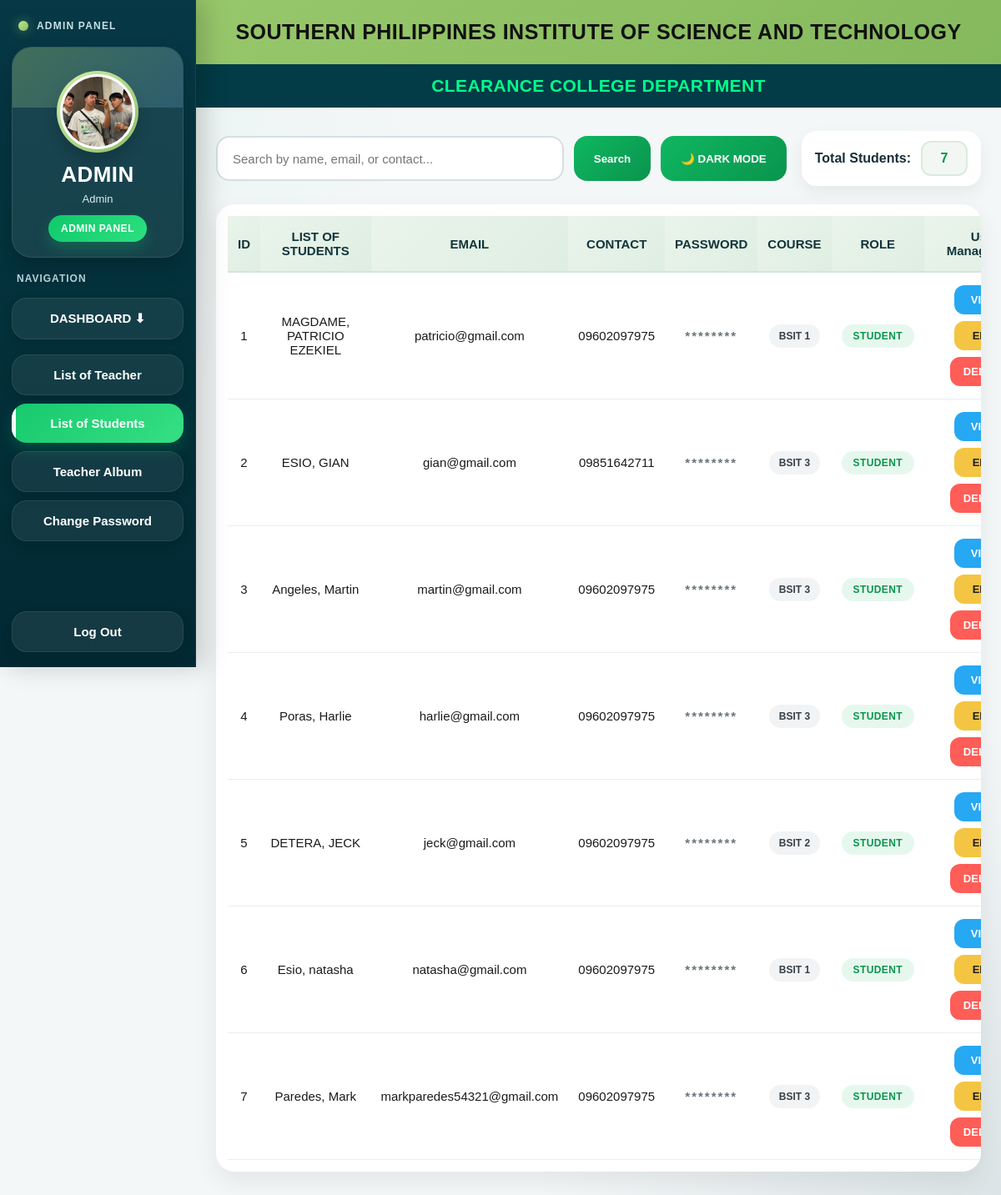
/clearance_system/dashboard/admin.php (signed in), run on the app's committed database.
### tables this page shows
CREATE TABLE `users` (
  `id` int(11) NOT NULL,
  `firstname` varchar(100) DEFAULT NULL,
  `lastname` varchar(100) DEFAULT NULL,
  `email` varchar(100) DEFAULT NULL,
  `contact_number` varchar(20) DEFAULT NULL,
  `password` varchar(255) DEFAULT NULL,
  `role` enum('student','teacher') DEFAULT NULL,
  `course` varchar(50) DEFAULT NULL,
  `profile_photo` varchar(255) DEFAULT NULL,
  `is_deleted` tinyint(1) NOT NULL DEFAULT 0,
  `deleted_at` datetime DEFAULT NULL
);

### clearance_system/dashboard/admin.php (the view, shortened to what this page needs)
<?php
include("../config/db.php");
$search = isset($_GET['search']) ? trim($_GET['search']) : '';
$courseFilter = isset($_GET['course']) ? trim($_GET['course']) : '';
$viewRole = isset($_GET['view']) ? trim($_GET['view']) : 'students';
$current_page = basename($_SERVER['PHP_SELF']);
$sql = "SELECT * FROM users WHERE 1=1";
if ($viewRole === 'students') {
    $sql .= " AND role = 'student'";
} elseif ($viewRole === 'teachers') {
    $sql .= " AND role = 'teacher'";
}
$sql .= " ORDER BY id DESC";
$stmt = $conn->prepare($sql);
$stmt->execute();
$result = $stmt->get_result();
$totalStudentsQuery = $conn->query("SELECT COUNT(*) as total FROM users WHERE role='student'");
$totalStudents = $totalStudentsQuery->fetch_assoc()['total'];
$totalTeachersQuery = $conn->query("SELECT COUNT(*) as total FROM users WHERE role='teacher'");
$totalTeachers = $totalTeachersQuery->fetch_assoc()['total'];
$adminName = isset($_SESSION['name']) && !empty($_SESSION['name']) ? $_SESSION['name'] : 'Administrator';
$default_admin_photo = "../assets/southern.png";
$admin_photo = $default_admin_photo;
$admin_id = isset($_SESSION['user_id']) ? intval($_SESSION['user_id']) : 0;
if ($admin_id > 0) {
    $admin_stmt = $conn->prepare("SELECT profile_photo FROM admin WHERE id = ?");
    $admin_stmt->bind_param("i", $admin_id);
    $admin_stmt->execute();
    $admin_data = $admin_stmt->get_result()->fetch_assoc();
    if ($admin_data && !empty($admin_data['profile_photo']) && file_exists("../assets/uploads/admin/" . $admin_data['profile_photo'])) {
        $admin_photo = "../assets/uploads/admin/" . $admin_data['profile_photo'];
    }
}
?>
<!DOCTYPE html>
<html lang="en">
<head>
</head>
<body>
<div class="admin-wrapper">
    <div class="sidebar">
        <div class="sidebar-top">
            <div class="brand-mini">
                <span class="brand-dot"></span>
                <span class="brand-text">Admin Panel</span>
            </div>
            <div class="profile-box">
                <div class="profile-icon-wrap">
                    <img src="<?php echo $admin_photo; ?>" alt="Admin Profile" class="profile-icon" onerror="this.src='../assets/southern.png';">
                </div>
                <h3>ADMIN</h3>
                <p><?php echo htmlspecialchars($adminName); ?></p>
                <div class="admin-badge">ADMIN PANEL</div>
            </div>
            <div class="menu-label">Navigation</div>
            <div class="dropdown">
                <button
                    type="button"
                    class="dropdown-btn <?php echo ($viewRole === 'students' && !empty($courseFilter)) ? 'active' : ''; ?>"
                    onclick="toggleDropdown()"
                >
                    <span>DASHBOARD ⬇</span>
                </button>
            </div>
            <div class="nav-group">
                <a class="side-btn <?php echo ($viewRole === 'teachers') ? 'active' : ''; ?>" href="admin.php?view=teachers">
                    <span>List of Teacher</span>
                </a>
                <a class="side-btn <?php echo ($viewRole === 'students' && empty($courseFilter)) ? 'active' : ''; ?>" href="admin.php?view=students">
                    <span>List of Students</span>
                </a>
                <a class="side-btn <?php echo ($current_page === 'admin_teacher_album.php') ? 'active' : ''; ?>" href="admin_teacher_album.php">
                    <span>Teacher Album</span>
                </a>
                <a class="side-btn <?php echo ($current_page === 'admin_change_password.php') ? 'active' : ''; ?>" href="admin_change_password.php">
                    <span>Change Password</span>
                </a>
            </div>
        </div>
        <div class="sidebar-bottom">
            <a class="side-btn logout-btn" href="../auth/logout.php">
                <span>Log Out</span>
            </a>
        </div>
    </div>
    <div class="main-content">
        <div class="top-header">SOUTHERN PHILIPPINES INSTITUTE OF SCIENCE AND TECHNOLOGY</div>
        <div class="sub-header">CLEARANCE COLLEGE DEPARTMENT</div>
        <div class="content-area">
            <div class="top-controls">
                <form method="GET" action="admin.php" class="search-form">
                    <input
                        type="text"
                        name="search"
                        placeholder="Search by name, email, or contact..."
                        value="<?php echo htmlspecialchars($search); ?>"
                    >
                    <button type="submit">Search</button>
                    <button type="button" class="darkmode-toggle" id="darkModeToggle" onclick="toggleDarkMode()">🌙 DARK MODE</button>
                </form>
                <div class="totals-box">
                    <?php if ($viewRole === 'students'): ?>
                        <span>
                            Total Students<?php echo !empty($courseFilter) ? " (" . htmlspecialchars($courseFilter) . ")" : ""; ?>:
                        </span>
                        <div class="count">
                            <?php
                            if (!empty($courseFilter)) {
                                $countStmt = $conn->prepare("SELECT COUNT(*) as total FROM users WHERE role='student' AND course=?");
                                $countStmt->bind_param("s", $courseFilter);
                                $countStmt->execute();
                                $countRes = $countStmt->get_result()->fetch_assoc();
                                echo $countRes['total'];
                            } else {
                                echo $totalStudents;
                            }
                            ?>
                        </div>
                    <?php else: ?>
                        <span>Total Teachers:</span>
                        <div class="count"><?php echo $totalTeachers; ?></div>
                    <?php endif; ?>
                </div>
            </div>
            <div class="table-wrap">
                <table>
                    <thead>
                        <tr>
                            <th>ID</th>
                            <th>LIST OF <?php echo ($viewRole === 'students') ? 'STUDENTS' : 'TEACHERS'; ?></th>
                            <th>EMAIL</th>
                            <th>CONTACT</th>
                            <th>PASSWORD</th>
                            <?php if ($viewRole === 'students'): ?>
                                <th>COURSE</th>
                            <?php endif; ?>
                            <th>ROLE</th>
                            <th>User Management</th>
                        </tr>
                    </thead>
                    <tbody>
                        <?php if ($result->num_rows > 0): ?>
                            <?php $display_id = 1; ?>
                            <?php while($row = $result->fetch_assoc()): ?>
                                <tr>
                                    <td><?php echo $display_id; ?></td>
                                    <td><?php echo htmlspecialchars($row['lastname'] . ', ' . $row['firstname']); ?></td>
                                    <td><?php echo htmlspecialchars($row['email']); ?></td>
                                    <td><?php echo htmlspecialchars($row['contact_number']); ?></td>
                                    <td><span class="password-mask">********</span></td>
                                    <?php if ($viewRole === 'students'): ?>
                                        <td>
                                            <span class="course-badge">
                                                <?php echo htmlspecialchars($row['course']); ?>
                                            </span>
                                        </td>
                                    <?php endif; ?>
                                    <td>
                                        <span class="role-badge <?php echo ($row['role'] === 'student') ? 'role-student' : 'role-teacher'; ?>">
                                            <?php echo strtoupper(htmlspecialchars($row['role'])); ?>
                                        </span>
                                    </td>
                                    <td>
                                        <div class="action-group">
                                            <?php if ($viewRole === 'students'): ?>
                                                <a href="view_user.php?id=<?php echo $row['id']; ?>" class="action-btn view-btn">VIEW</a>
                                            <?php endif; ?>
                                            <a href="edit_user.php?id=<?php echo $row['id']; ?>" class="action-btn edit-btn">EDIT</a>
                                            <a href="delete_user.php?id=<?php echo $row['id']; ?>" class="action-btn delete-btn" onclick="return confirm('Delete this user?')">DELETE</a>
                                        </div>
                                    </td>
                                </tr>
                                <?php $display_id++; ?>
                            <?php endwhile; ?>
                        <?php endif; ?>
                    </tbody>
                </table>
            </div>
        </div>
    </div>
</div>
</body>
</html>

### data on the page
users: lastname+firstname "MAGDAME, PATRICIO EZEKIEL", email "patricio@gmail.com", contact_number "09602097975", course "BSIT 1", role "STUDENT"
users: lastname+firstname "ESIO, GIAN", email "gian@gmail.com", contact_number "09851642711", course "BSIT 3", role "STUDENT"
users: lastname+firstname "Angeles, Martin", email "martin@gmail.com", contact_number "09602097975", course "BSIT 3", role "STUDENT"
users: lastname+firstname "Poras, Harlie", email "harlie@gmail.com", contact_number "09602097975", course "BSIT 3", role "STUDENT"
users: lastname+firstname "DETERA, JECK", email "jeck@gmail.com", contact_number "09602097975", course "BSIT 2", role "STUDENT"
users: lastname+firstname "Esio, natasha", email "natasha@gmail.com", contact_number "09602097975", course "BSIT 1", role "STUDENT"
users: lastname+firstname "Paredes, Mark", email "markparedes54321@gmail.com", contact_number "09602097975", course "BSIT 3", role "STUDENT"

### other printed values
$adminName "Admin"
$totalStudents "7"
